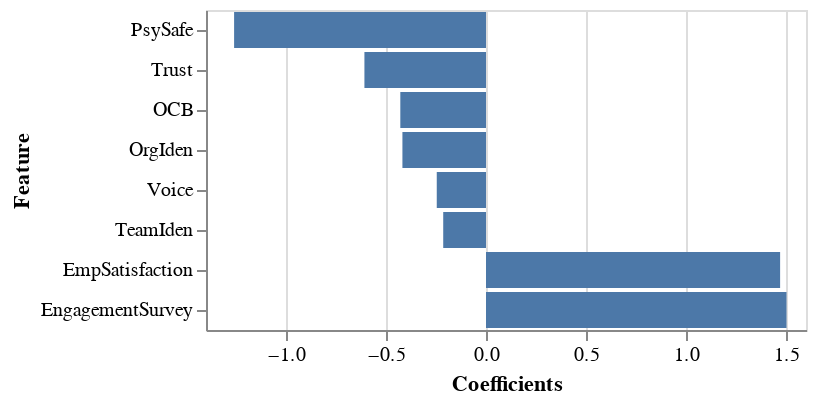

Here is the notebook cell this chart was saved with:
### Code cell
DeepnoteChart(imp_feats_ter_df_filtered, """{"layer":[{"layer":[{"mark":{"clip":true,"type":"bar","color":"#4c78a8","tooltip":true},"encoding":{"x":{"sort":null,"type":"quantitative","field":"Coefficients","scale":{"type":"linear"},"format":{"type":"default","decimals":null},"formatType":"numberFormatFromNumberType"},"y":{"sort":{"order":"ascending","encoding":"x"},"type":"nominal","field":"Feature","scale":{"type":"linear"}}}}]}],"title":"","config":{"legend":{}},"$schema":"https://vega.github.io/schema/vega-lite/v5.json","encoding":{}}""")

### Figure 1 — Vega-Lite specification as saved in the notebook (floating-point values rounded to 4 significant figures)
{"layer": [{"layer": [{"mark": {"clip": true, "type": "bar", "color": "#4c78a8", "tooltip": true}, "encoding": {"x": {"sort": null, "type": "quantitative", "field": "Coefficients", "scale": {"type": "linear"}, "format": {"type": "default", "decimals": null}, "formatType": "numberFormatFromNumberType"}, "y": {"sort": {"order": "ascending", "encoding": "x"}, "type": "nominal", "field": "Feature", "scale": {"type": "linear"}}}}]}], "title": "", "config": {"legend": {}}, "$schema": "https://vega.github.io/schema/vega-lite/v5.json", "encoding": {}, "data": {"values": [{"Feature": "TeamIden", "Coefficients": -0.2139}, {"Feature": "Voice", "Coefficients": -0.2462}, {"Feature": "OrgIden", "Coefficients": -0.4179}, {"Feature": "OCB", "Coefficients": -0.4284}, {"Feature": "Trust", "Coefficients": -0.6079}, {"Feature": "PsySafe", "Coefficients": -1.26}, {"Feature": "EmpSatisfaction", "Coefficients": 1.471}, {"Feature": "EngagementSurvey", "Coefficients": 1.502}]}}
